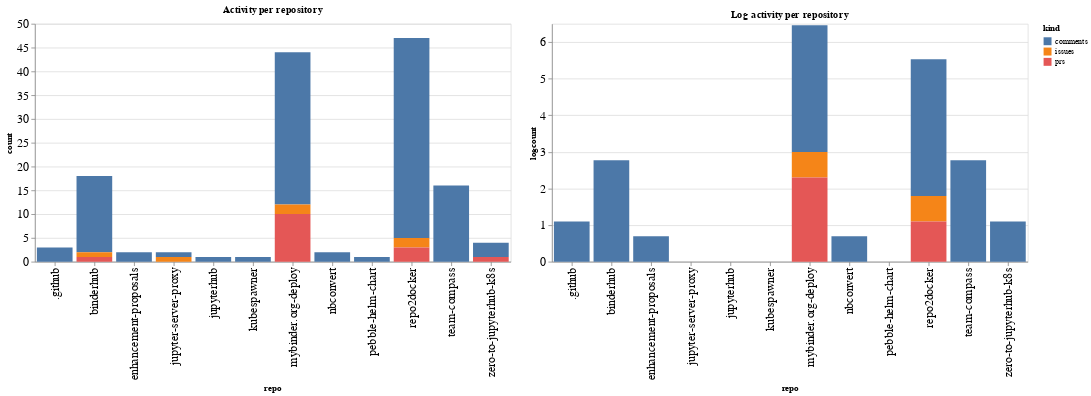

Source (notebook cell):
### Code cell
ch1 = alt.Chart(repo_summaries, width=600, title="Activity per repository").mark_bar().encode(
    x='repo',
    y='count',
    color='kind',
    tooltip="kind"
)

ch2 = alt.Chart(repo_summaries, width=600, title="Log activity per repository").mark_bar().encode(
    x='repo',
    y='logcount',
    color='kind',
    tooltip="kind"
)

ch1 | ch2

### Figure 1 — Vega-Lite specification as saved in the notebook (floating-point values rounded to 4 significant figures)
{"config": {"axisLeft": {"labelFontSize": 15}, "axisBottom": {"labelFontSize": 15}}, "hconcat": [{"mark": "bar", "encoding": {"color": {"type": "nominal", "field": "kind"}, "tooltip": {"type": "nominal", "field": "kind"}, "x": {"type": "nominal", "field": "repo"}, "y": {"type": "quantitative", "field": "count"}}, "title": "Activity per repository", "width": 600}, {"mark": "bar", "encoding": {"color": {"type": "nominal", "field": "kind"}, "tooltip": {"type": "nominal", "field": "kind"}, "x": {"type": "nominal", "field": "repo"}, "y": {"type": "quantitative", "field": "logcount"}}, "title": "Log activity per repository", "width": 600}], "data": {"name": "data-e31c29ce13a06358dac3e0295b9e37a3"}, "$schema": "https://vega.github.io/schema/vega-lite/v4.8.1.json", "datasets": {"data-e31c29ce13a06358dac3e0295b9e37a3": [{"repo": ".github", "kind": "comments", "count": 3, "logcount": 1.099}, {"repo": "binderhub", "kind": "comments", "count": 16, "logcount": 2.773}, {"repo": "binderhub", "kind": "issues", "count": 1, "logcount": 0.0}, {"repo": "binderhub", "kind": "prs", "count": 1, "logcount": 0.0}, {"repo": "enhancement-proposals", "kind": "comments", "count": 2, "logcount": 0.6931}, {"repo": "jupyter-server-proxy", "kind": "comments", "count": 1, "logcount": 0.0}, {"repo": "jupyter-server-proxy", "kind": "issues", "count": 1, "logcount": 0.0}, {"repo": "jupyterhub", "kind": "comments", "count": 1, "logcount": 0.0}, {"repo": "kubespawner", "kind": "comments", "count": 1, "logcount": 0.0}, {"repo": "mybinder.org-deploy", "kind": "comments", "count": 32, "logcount": 3.466}, {"repo": "mybinder.org-deploy", "kind": "issues", "count": 2, "logcount": 0.6931}, {"repo": "mybinder.org-deploy", "kind": "prs", "count": 10, "logcount": 2.303}, {"repo": "nbconvert", "kind": "comments", "count": 2, "logcount": 0.6931}, {"repo": "pebble-helm-chart", "kind": "comments", "count": 1, "logcount": 0.0}, {"repo": "repo2docker", "kind": "comments", "count": 42, "logcount": 3.738}, {"repo": "repo2docker", "kind": "issues", "count": 2, "logcount": 0.6931}, {"repo": "repo2docker", "kind": "prs", "count": 3, "logcount": 1.099}, {"repo": "team-compass", "kind": "comments", "count": 16, "logcount": 2.773}, {"repo": "zero-to-jupyterhub-k8s", "kind": "comments", "count": 3, "logcount": 1.099}, {"repo": "zero-to-jupyterhub-k8s", "kind": "prs", "count": 1, "logcount": 0.0}]}}
